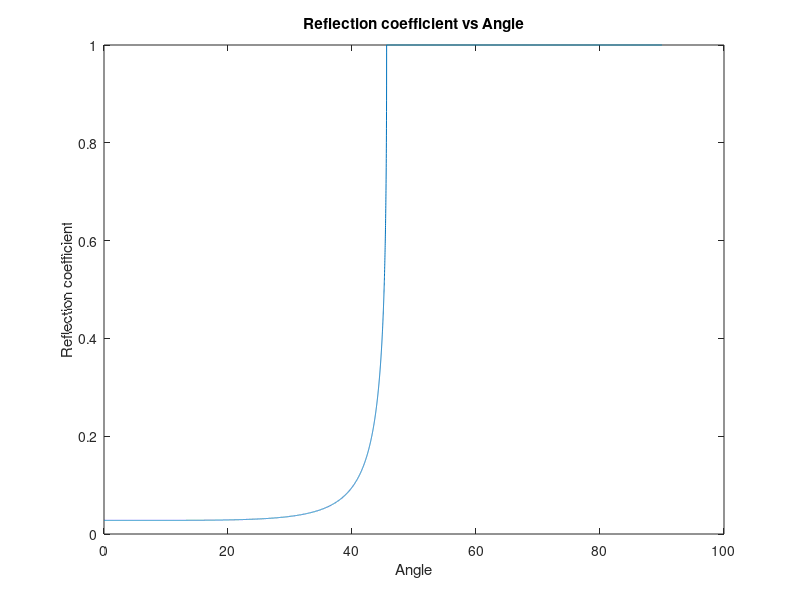

MATLAB code to generate this figure: (Note: this script raises an error after producing the figure.)
%%
%(a)
n0 = 1 ; n1 = 1.4;
thetaC = asin(n0/n1);
theta1 = 0:0.0001:thetaC;
theta0 = asin(n1*sin(theta1)/n0);
Rs = ((n1*cos(theta1)-n0*cos(theta0))./(n1*cos(theta1)+n0*cos(theta0))).^2;
Rt = ((n1*cos(theta0)-n0*cos(theta1))./(n1*cos(theta0)+n0*cos(theta1))).^2;
r = 1/2*(Rs+Rt);
angle = theta1./pi*180;

fill_angle = thetaC/pi*180:0.01:90;
fill_r = ones(size(fill_angle));

angle = horzcat(angle,fill_angle);
r = horzcat(r,fill_r);

plot(angle,r)
title('Reflection coefficient vs Angle')
xlabel('Angle')
ylabel('Reflection coefficient')


%%
%(b)
%%% tissue to air
n0 = 1.4; nair = 1;
syms theta0
theta1 = asin(n0*sin(theta0)/nair);
thetaC = asin(nair/n0);
r =  1/2*(((n0*cos(theta0)-nair*cos(theta1))/(n0*cos(theta0)+nair*cos(theta1)))^2+((n0*cos(theta1)-nair*cos(theta0))/(n0*cos(theta1)+nair*cos(theta0)))^2);
rd1 = r*sin(2*theta0);
rd2 = sin(2*theta0);
q1 = vpa(int(rd1,0,thetaC));
q2 = vpa(int(rd2,thetaC,0.5*pi));
rd_tissue_to_air = abs(q1 + q2);
fprintf('Reflection coefficient of diffuse light(tissue to air) is %4.4f\n',rd_tissue_to_air)

%%% tissue to water
n0 = 1.4; nair = 1.33;
syms theta0
theta1 = asin(n0*sin(theta0)/nair);
thetaC = asin(nair/n0);
r =  1/2*(((n0*cos(theta0)-nair*cos(theta1))/(n0*cos(theta0)+nair*cos(theta1)))^2+((n0*cos(theta1)-nair*cos(theta0))/(n0*cos(theta1)+nair*cos(theta0)))^2);
rd1 = r*sin(2*theta0);
rd2 = sin(2*theta0);
q1 = vpa(int(rd1,0,thetaC));
q2 = vpa(int(rd2,thetaC,0.5*pi));
rd_tissue_to_water = abs(q1 + q2);
fprintf('Reflection coefficient of diffuse light(tissue to water) is %4.4f\n',rd_tissue_to_water)



